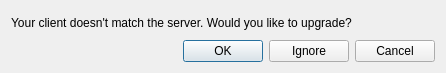
<?xml version="1.0" encoding="UTF-8"?>
<ui version="4.0">
 <comment>This file is part of the xTuple ERP: PostBooks Edition, a free and
open source Enterprise Resource Planning software suite,
Copyright (c) 1999-2019 by OpenMFG LLC, d/b/a xTuple.
It is licensed to you under the Common Public Attribution License
version 1.0, the full text of which (including xTuple-specific Exhibits)
is available at www.xtuple.com/CPAL.  By using this software, you agree
to be bound by its terms.</comment>
 <class>checkForUpdates</class>
 <widget class="QWidget" name="checkForUpdates">
  <property name="geometry">
   <rect>
    <x>0</x>
    <y>0</y>
    <width>446</width>
    <height>73</height>
   </rect>
  </property>
  <property name="windowTitle">
   <string>Check For Updates</string>
  </property>
  <layout class="QVBoxLayout" name="verticalLayout">
   <item>
    <widget class="QLabel" name="_label">
     <property name="text">
      <string>Your client doesn't match the server. Would you like to upgrade?</string>
     </property>
    </widget>
   </item>
   <item>
    <widget class="QDialogButtonBox" name="_buttonBox">
     <property name="standardButtons">
      <set>QDialogButtonBox::Cancel|QDialogButtonBox::Ignore|QDialogButtonBox::Ok</set>
     </property>
    </widget>
   </item>
  </layout>
 </widget>
 <resources/>
 <connections/>
</ui>
